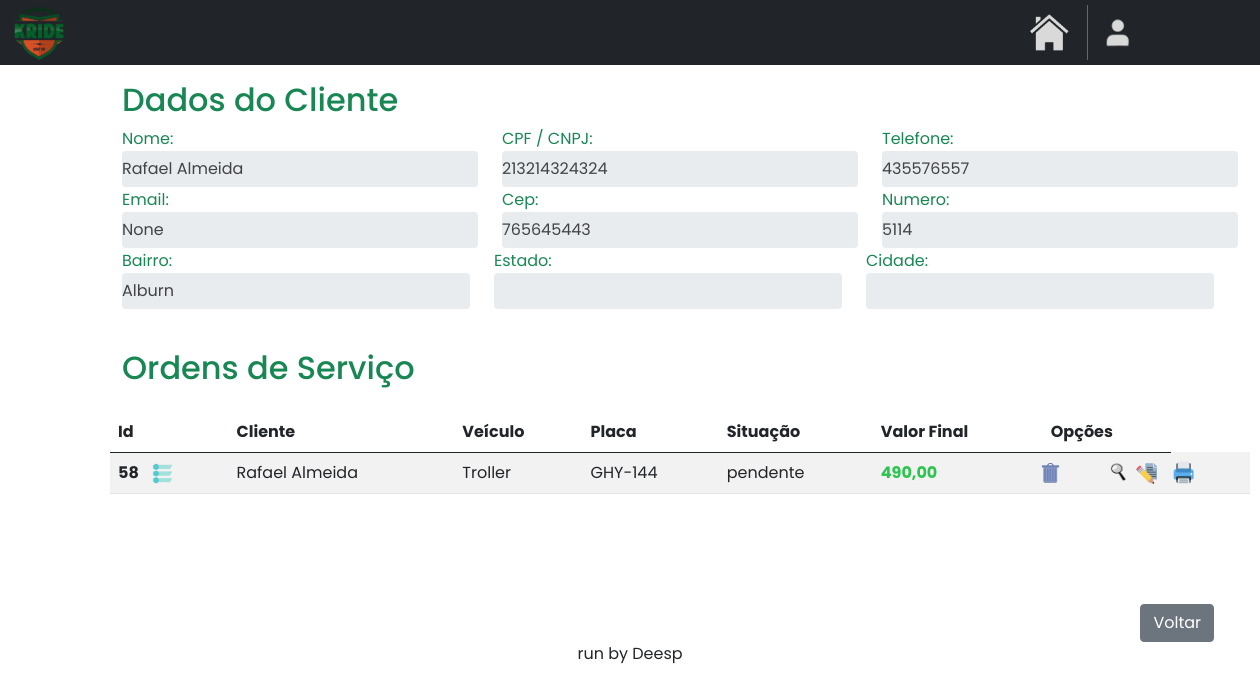
/home/consultar_cliente/39/, run on an earlier commit of the app's database.
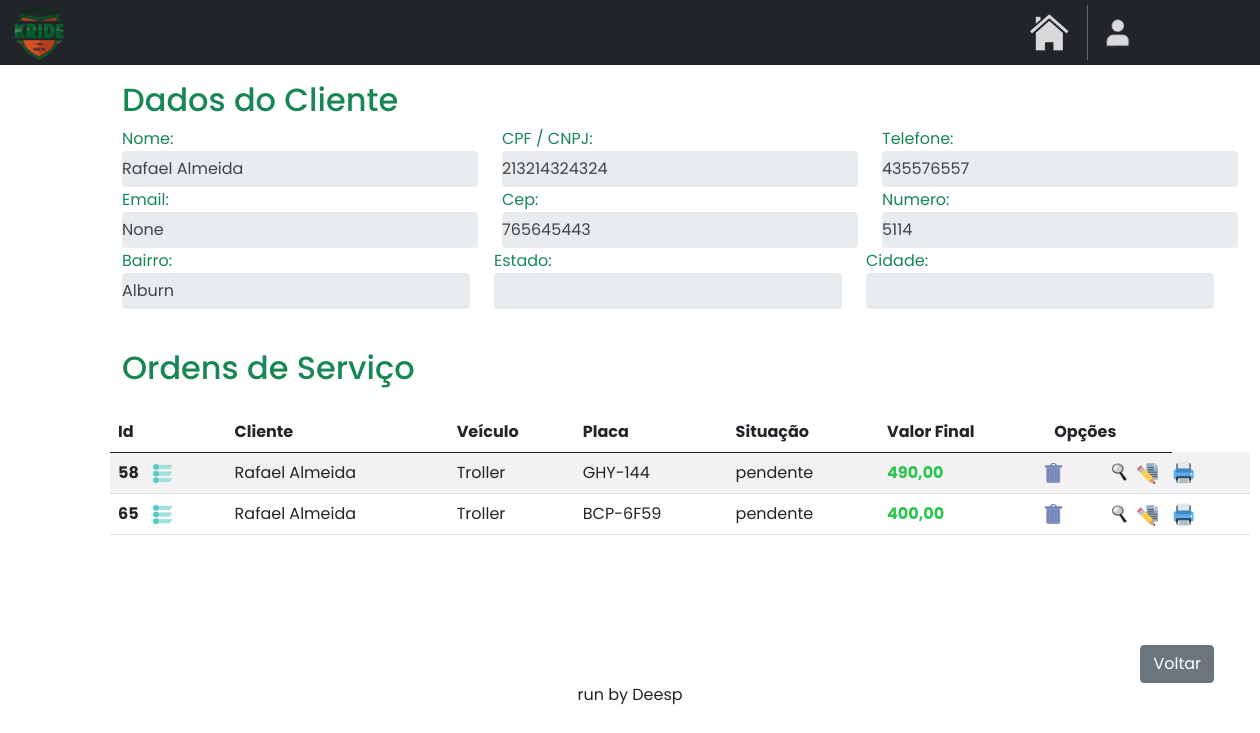
And on a later commit of the database.
### clientes/models.py (models this page shows)
class Cliente(models.Model):
    name = models.CharField(max_length=40)
    cpf_cnpj = models.CharField(max_length=14)
    telefone = models.CharField(max_length=11)
    cep = models.CharField(max_length=50, default='')
    bairro = models.CharField(max_length=30, default='')
    estado = models.CharField(max_length=30, default='')
    cidade = models.CharField(max_length=15, default='')
    numero = models.CharField(max_length=6, default='')
    email = models.EmailField(max_length=100, null=True, blank=True)

### OS/models.py (models this page shows)
class OrdemServico(models.Model):
    renavam = models.CharField(max_length=50)
    placa = models.CharField(max_length=10)
    cliente_id = models.ForeignKey(Cliente, on_delete=models.CASCADE)
    nome_cliente = models.CharField(max_length=40)
    chassi = models.CharField(max_length=30, default='')
    cor = models.CharField(max_length=14, default='')
    combustivel = models.CharField(max_length=15, default='')
    modelo = models.CharField(max_length=25, default='')
    valor_veiculo = models.CharField(max_length=10, default='')
    ano_modelo = models.CharField(max_length=10, default='')
    pendencias = models.CharField(max_length=30, default='')
    data_entrega = models.DateField(null=True, blank=True)
    data_aq = models.DateField(null=True, blank=True)
    data_servico = models.DateField(default=datetime.date.today)
    desconto = models.CharField(max_length=10, default='')
    valor_f = models.CharField(max_length=10, default='')
    observacoes = models.TextField(blank=True, null=True)
    status = models.CharField(max_length=20, default='')
    cpf_vendedor = models.CharField(max_length=20, default='')
    concessionaria = models.CharField(max_length=30, default='')
    tipo_veiculo = models.CharField(max_length=15, default='')

### clientes/views.py (the view)
# urls.py: path('consultar_cliente/<str:id>/', clienteviews.consultar_cliente, name='consultar_cliente'),
def consultar_cliente(request, id):
    cliente = get_object_or_404(Cliente, pk=id)
    ordem_servico = OrdemServico.objects.filter(cliente_id=id)
    return render(
        request,
        'consulta.html',
        {'cliente': cliente,
         'ordem_servicos': ordem_servico}
    )

### clientes/templates/consulta.html (shortened to what this page needs)
{% extends "base.html" %}
{% load static %}
{% block content %}
<!DOCTYPE html>
<html lang="en">
<head>
    <link href="https://cdn.jsdelivr.net/npm/bootstrap@5.0.2/dist/css/bootstrap.min.css" rel="stylesheet">
</head>
<body>
    <div class="container mt-3 custom-container">
        <div class="d-flex justify-content-start align-items-center">
            <h2 class="me-auto text-success">Dados do Cliente</h2>
        </div>
    </div>
    <div class="container custom-container">
        <div class="row">
            <div class="col-md-4 form-group">
                <label class="text-success">Nome:</label>
                <input type="text" class="form-control readonly-input" value="{{ cliente.name }}" readonly>
            </div>
            <div class="col-md-4 form-group">
                <label class="text-success">CPF / CNPJ:</label>
                <input type="text" class="form-control readonly-input" value="{{ cliente.cpf_cnpj }}" readonly>
            </div>
            <div class="col-md-4 form-group">
                <label class="text-success">Telefone:</label>
                <input type="number" class="form-control readonly-input" value="{{ cliente.telefone }}" readonly>
            </div>
        </div>
        <div class="row" style="margin-top: -15px;">
            <div class="col-md-4 form-group">
                <label class="text-success">Email:</label>
                <input type="text" class="form-control readonly-input" value="{{ cliente.email }}" readonly>
            </div>
            <div class="col-md-4 form-group">
                <label class="text-success">Cep:</label>
                <input type="text" class="form-control readonly-input" value="{{ cliente.cep }}" readonly>
            </div>
            <div class="col-md-4 form-group">
                <label class="text-success">Numero:</label>
                <input type="number" class="form-control readonly-input" value="{{ cliente.numero }}" readonly>
            </div>
        <div class="row" style="margin-top: -15px;">
            <div class="col-md-4 form-group">
                <label class="text-success">Bairro:</label>
                <input type="text" class="form-control readonly-input" value="{{ cliente.bairro }}" readonly>
            </div>
            <div class="col-md-4 form-group">
                <label class="text-success">Estado:</label>
                <input type="text" class="form-control readonly-input" value="{{ cliente.estado }}" readonly>
            </div>
            <div class="col-md-4 form-group">
                <label class="text-success">Cidade:</label>
                <input type="number" class="form-control readonly-input" value="{{ cliente.cidade }}" readonly>
            </div>
        </div>
        <div class="d-flex justify-content-start align-items-center mt-4">
            <h2 class="me-auto text-success">Ordens de Serviço</h2>
        </div>
        <table class="table table-striped mt-3">
            <thead>
                <tr>
                    <th scope="col">Id</th>
                    <th scope="col">Cliente</th>
                    <th scope="col">Veículo</th>
                    <th scope="col">Placa</th>
                    <th scope="col">Situação</th>
                    <th scope="col">Valor Final</th>
                    <th scope="col">Opções</th>
                </tr>
            </thead>
            <tbody  id="tbodyOrdens">
                {% for ordem_servico in ordem_servicos %}
                    <tr>
                        <th>
                            {{ordem_servico.id}}
                            <a href="#" class="openOptions">
                                <img src="{% static 'images/status.png' %}" style="width: 23px; height: 21px; margin-left: 9px;" alt="status" title="ALTERAR STATUS">
                            </a>
                        </th>
                        <td>{{ordem_servico.nome_cliente}}</td>
                        <td>{{ordem_servico.modelo}}</td>
                        <td>{{ordem_servico.placa}}</td>
                        <td>{{ordem_servico.status}}</td>
                        <td style="color: #2ac44e; font-weight: bold;">{{ordem_servico.valor_f}}</td>
                        <td>
                            <a href="#" class="delete-button" data-toggle="modal" data-target="#confirmDeleteModal" data-url="{% url 'excluir_os' ordem_servico.id %}" title="EXCLUIR" style="height: 20px; margin-left: -12px;">
                                <img src="{% static 'images/excluir.png' %}" style="width: 24px; height: 22px;">
                            </a>
                        </td>
                        <td>
                            <a href="{% url 'consultar_os' ordem_servico.id %}"  title="CONSULTAR" style="height: 20px; margin-left: -71px;">
                                <img src="{% static 'images/consultar.png' %}" style="width: 22px; height: 23px;">
                            </a>
                        </td>
                        <td>
                            <a href="{% url 'editar_os' ordem_servico.id %}"  title="EDITAR" style="height: 20px; margin-left: -70px;">
                                <img src="{% static 'images/editaros.png' %}" style="width: 22px; height: 23px;">
                            </a>
                        </td>
                        <td>
                            <a href="{% url 'imprimir_os' ordem_servico.id %}"  title="IMPRIMIR" style="height: 20px; margin-left: -60px;">
                                <img src="{% static 'images/imprimiros.png' %}" style="width: 22px; height: 23px;">
                            </a>
                        </td>
                    </tr>
                {% endfor %}
            </tbody>
        </table>
        <div class="d-flex justify-content-end align-items-center" style="margin-top: 70px;">
            <a href="{% url 'clientes' %}" class="btn btn-secondary me-4 mt-4">Voltar</a>
        </div>
    </div>
    </div>
</body>
</html>
{% endblock %}

### base/base.html (shortened to what this page needs)
{% load static %}
<!DOCTYPE html>
<html lang="en">
<head>
</head>
<body>
    <nav class="navbar navbar-expand bg-dark" style="height: 65px;">
        <div class="container-fluid">
            <a href="#">
                <img src="{% static 'images/logo1.png' %}" style="width: 55px;">
            </a>
        </div>
        <a href="{% url 'home' %}" style="text-decoration: none;">
            <img src="{% static 'images/home.png' %}" title="VOLTAR PARA A HOME" style="width: 40px; margin-right: 18px;">
        </a>
        <div class="container user-div" id="profile" style="width: 200px; cursor: pointer;">
            {% if user.is_superuser %}
                <img src="{% static 'images/master.png' %}" title="MASTER USER" style="width: 30px; margin-right: 0px;">
            {% else %}
                <img src="{% static 'images/user_profile.png' %}" title="USUÁRIO" style="width: 26px; margin-right: 0px;">
            {% endif %}
        </div>
    </nav>
    {% block content %}{% endblock %}
    <div class="text-center">
        <p>run by Deesp</p>
    </div>
</body>
</html>

### clientes/templates/consulta.html (style rules this page uses)
body { font-family: 'Poppins', sans-serif; }
.form-group { margin-bottom: 1rem; }
.readonly-input { background-color: #e3e7e9; border: none; box-shadow: none; color: #414344; padding-left: 0; }
.custom-container { margin-left: 110px; margin-right: 100px; }

What changed in the data, as far as the page shows it:
added OrdemServico: id "65", nome_cliente "Rafael Almeida", modelo "Troller", placa "BCP-6F59", status "pendente", valor_f "400,00"
